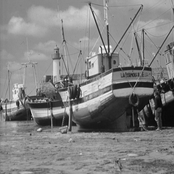
#> input picture data/boat.512.tiff, 174 x 174 px, shrunk from 512 x 512 before the run, found by its file name
$ python LowPassFilterResult.py
#> lines starting #> are read from the running program, lines starting #| are printed output that depends on the picture
### Result/dt.py
from math import sqrt,exp

def dist(p1,p2):
    return sqrt((p1[0]-p2[0])**2 + (p1[1]-p2[1])**2)

### Result/LowPassFilterResult.py
import cv2
import numpy as np
import matplotlib.pyplot as plt
from dt import dist
import math

def butterlowpass(f,imgs,n):
    r, c = imgs[:2]
    ct = (r/2,c/2)
    b = np.zeros(imgs[:2])
    for x in range(c):
        for y in range(r):
            b[y,x] = 1/(1+(dist((y,x),ct)/f)**(2*n))
    return b

def gaussianlowpass(f,imgs):
    r, c = imgs[:2]
    ct = (r/2,c/2)
    b = np.zeros(imgs[:2])
    for x in range(c):
        for y in range(r):
            b[y,x] = math.exp(((-dist((y,x),ct)**2)/(2*(f**2))))
    return b

def ideallowpass(f,imgs):
    r, c = imgs[:2]
    ct = (r/2,c/2)
    b = np.zeros(imgs[:2])

    for x in range(c):
        for y in range(r):
            if dist((y,x),ct) < f:
                b[y,x] = 1
    return b

imagelist = ['boat.512.tiff','butterfly.jpg','players.jpg','tomatoes.jpg']

for i in imagelist:

    imgpath = r"C:\Users\Ranbi\OneDrive\Desktop\image processing project\data\\"   ## your data folder path

    img = cv2.imread(imgpath+i, 0)
#> img is the input picture: shape (174, 174); min 4, max 252, mean 129.7
    org = np.fft.fft2(img)
    cr = np.fft.fftshift(org)

    plt.figure(figsize=(7.4*6, 5.8*5))

    centerbutterlp = cr * butterlowpass(50,img.shape,10)
    lp = np.fft.ifftshift(centerbutterlp)
    lpinv = np.fft.ifft2(lp)
    plt.subplot(131), plt.imshow(np.abs(lpinv), "gray"), plt.title("Butterworth Low Pass (n=10) of"+ " "+ i)

    centerbutterlp = cr * gaussianlowpass(50,img.shape)
    lp = np.fft.ifftshift(centerbutterlp)
    lpinv = np.fft.ifft2(lp)
    plt.subplot(132), plt.imshow(np.abs(lpinv), "gray"), plt.title("Gaussian Low Pass of"+ " "+ i)

    centerbutterlp = cr * ideallowpass(50,img.shape)
    lp = np.fft.ifftshift(centerbutterlp)
    lpinv = np.fft.ifft2(lp)
    plt.subplot(133), plt.imshow(np.abs(lpinv), "gray"), plt.title("Ideal Low Pass of"+ " "+ i)

    plt.show()
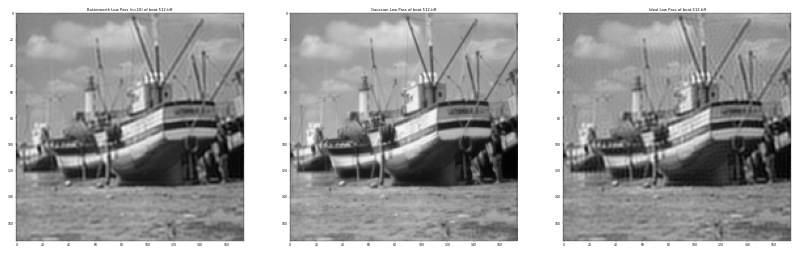
#> figure drawn by matplotlib, 3 panels
#> pass 2 of the loop `for i in imagelist:`:
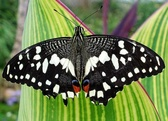
#> input picture data/butterfly.jpg, 168 x 121 px, shrunk from 493 x 356 before the run, found by its file name
#> `img = cv2.imread(imgpath+i, 0)`:
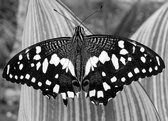
#> img: shape (121, 168); min 0, max 255, mean 113.3
#> `plt.show()`:
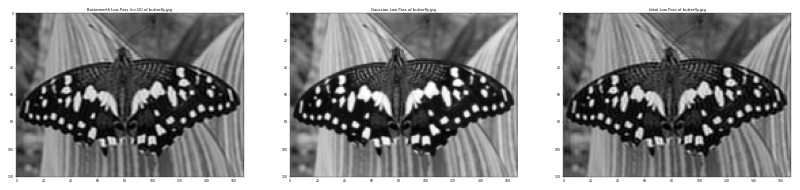
#> figure drawn by matplotlib, 3 panels
#> pass 3 of the loop `for i in imagelist:`:
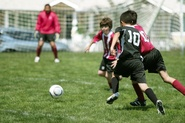
#> input picture data/players.jpg, 185 x 123 px, shrunk from 544 x 363 before the run, found by its file name
#> `img = cv2.imread(imgpath+i, 0)`:
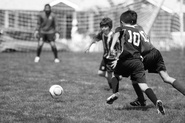
#> img: shape (123, 185); min 0, max 255, mean 131.5
#> `plt.show()`:
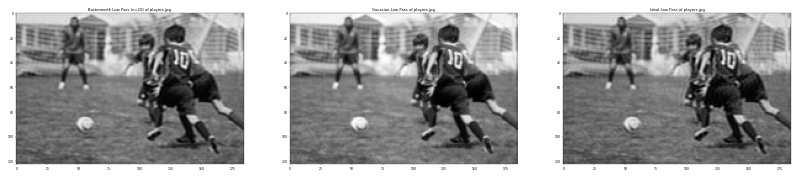
#> figure drawn by matplotlib, 3 panels
#> the loop made 4 passes; the first 3 are shown
